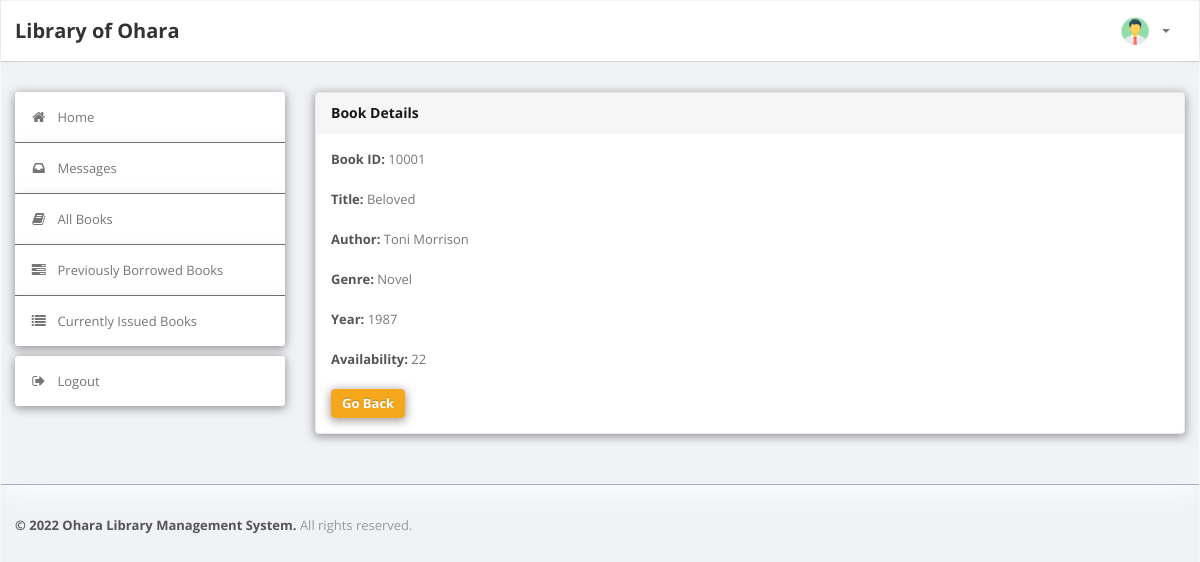
/LibraryManagementSystem/student/bookdetails.php?id=10001 (signed in), run on the app's committed database.
### tables this page shows
CREATE TABLE `book` (
  `BookId` int(10) NOT NULL,
  `Title` varchar(50) DEFAULT NULL,
  `Genre` varchar(50) DEFAULT NULL,
  `Year` int(4) DEFAULT NULL,
  `Availability` int(3) DEFAULT NULL
);

CREATE TABLE `author` (
  `BookId` int(10) NOT NULL,
  `Author` varchar(50) NOT NULL
);

### LibraryManagementSystem/student/bookdetails.php (the view, shortened to what this page needs)
<?php
require('dbconn.php');
?>
<?php
if ($_SESSION['Personal_ID']) {
    ?>
<!DOCTYPE html>
<html lang="en">
    <head>
        <link type="text/css" href="bootstrap/css/bootstrap.min.css" rel="stylesheet">
        <link type="text/css" href="bootstrap/css/bootstrap-responsive.min.css" rel="stylesheet">
        <link type="text/css" href="css/theme.css" rel="stylesheet">
        <link type="text/css" href="images/icons/css/font-awesome.css" rel="stylesheet">
    </head>
    <body>
        <div class="navbar navbar-fixed-top">
            <div class="navbar-inner">
                <div class="container">
                        <a class="brand" href="index.php">Library of Ohara </a>
                    <div class="nav-collapse collapse navbar-inverse-collapse">
                        <ul class="nav pull-right">
                            <li class="nav-user dropdown"><a href="#" class="dropdown-toggle" data-toggle="dropdown">
                                <img src="images/user.png" class="nav-avatar" />
                                <b class="caret"></b></a>
                            </li>
                        </ul>
                    </div>
                </div>
            </div>
        </div>
        <div class="wrapper">
            <div class="container">
                <div class="row">
                    <div class="span3">
                        <div class="sidebar">
                            <ul class="widget widget-menu unstyled">
                                <li class="active"><a href="index.php"><i class="menu-icon icon-home"></i>Home
                                </a></li>
                                 <li><a href="message.php"><i class="menu-icon icon-inbox"></i>Messages</a>
                                </li>
                                <li><a href="book.php"><i class="menu-icon icon-book"></i>All Books </a></li>
                                <li><a href="history.php"><i class="menu-icon icon-tasks"></i>Previously Borrowed Books </a></li>
                                <li><a href="current.php"><i class="menu-icon icon-list"></i>Currently Issued Books </a></li>
                            </ul>
                            <ul class="widget widget-menu unstyled">
                                <li><a href="logout.php"><i class="menu-icon icon-signout"></i>Logout </a></li>
                            </ul>
                        </div>
                    </div>
                    <div class="span9">
                        <div class="content">
                        <div class="module">
                            <div class="module-head">
                                <h3>Book Details</h3>
                            </div>
                            <div class="module-body">
                        <?php
                            $x=$_GET['id'];
                            $sql="select * from LMS.book where BookId='$x'";
                            $result=$conn->query($sql);
                            $row=$result->fetch_assoc();
                                $bookid=$row['BookId'];
                                $name=$row['Title'];
                                $Genre=$row['Genre'];
                                $year=$row['Year'];
                                $avail=$row['Availability'];
                                echo "<b>Book ID:</b> ".$bookid."<br><br>";
                                echo "<b>Title:</b> ".$name."<br><br>";
                                $sql1="select * from LMS.author where BookId='$bookid'";
                                $result=$conn->query($sql1);
                                echo "<b>Author:</b> ";
                                while($row1=$result->fetch_assoc())
                                {
                                    echo $row1['Author']."&nbsp;";
                                }
                                echo "<br><br>";
                                echo "<b>Genre:</b> ".$Genre."<br><br>";
                                echo "<b>Year:</b> ".$year."<br><br>";
                                echo "<b>Availability:</b> ".$avail."<br><br>";
                            ?>
                        <a href="book.php" class="btn btn-primary">Go Back</a>
                               </div>
                           </div>
                            </div>
                </div>
                </div>
                </div>
            </div>
<div class="footer">
            <div class="container">
                <b class="copyright">&copy; 2022 Ohara Library Management System. </b>All rights reserved.
            </div>
        </div>
    </body>
</html>
<?php }
else {
    echo "<script type='text/javascript'>alert('Access Denied!!!')</script>";
} ?>

### LibraryManagementSystem/student/css/theme.css (style rules this page uses)
body { font-size: 13px; font-family: 'Open Sans', Arial, sans-serif; background: #f0f2f5; border-radius: 4px; box-shadow: 0 4px 30px rgba(0, 0, 0, 0.1); border: 1px solid rgba(255, 255, 255, 0.3); color: #777 }
h1, h2, h3, h4, h5, h6 { color: rgb(24, 24, 24); margin-top: 0 }
h3 { font-size: 20px }
strong, b { color: #555 }
.wrapper { background: #f0f2f5; border-bottom: 1px solid rgba(0, 8, 125, 0.303); -webkit-box-shadow: 0 1px 2px rgb(255, 255, 255); -moz-box-shadow: 0 1px 2px rgb(255, 255, 255); box-shadow: 0 4px 30px rgb(255, 255, 255); padding: 30px 0; }
.footer { color: #999; padding: 30px 0 60px }
body [class^="icon-"], body [class*=" icon-"] { font-size: 14px; line-height: 20px; height: 20px }
.module { background: #fff; -webkit-border-radius: 3px; -moz-border-radius: 3px; border-radius: 3px; border: 1px solid #ccc; border-bottom-color: #bbb; -webkit-box-shadow: 0 0 1px rgba(0, 0, 0, 0.2); -moz-box-shadow: 0 0 1px rgba(0, 0, 0, 0.2); box-shadow: 0px 2px 10px 1px rgba(71, 71, 71, 0.52); margin-bottom: 30px }
.navbar { position: static !important; margin: 0 !important }
.navbar .navbar-inner { background: #fff; border-bottom: 1px solid #bbb; -webkit-box-shadow: 0 1px 2px rgba(0, 0, 0, 0.15); -moz-box-shadow: 0 1px 2px rgba(0, 0, 0, 0.15); box-shadow: 0 1px 2px rgba(0, 0, 0, 0.15) }
.navbar .brand { color: #333; font-weight: bold; font-size: 20px; margin-right: 20px; padding: 20px }
.navbar .nav > li > a { padding: 20px 15px; font-weight: bold; color: #777 }
.nav-user > a { height: 20px }
.nav-avatar { width: 34px; height: 34px; margin: -7px 5px 0 0; -webkit-border-radius: 50%; -moz-border-radius: 50%; border-radius: 50% }
.btn, .btn-box { -webkit-border-radius: 3px; -moz-border-radius: 3px; border-radius: 3px }
.btn { font-size: 13px; font-weight: 600 }
.btn { display: inline-block; margin-bottom: 0; font-weight: 700; text-align: center; vertical-align: middle; cursor: pointer; background-image: none; border: 1px solid transparent; white-space: nowrap; padding: 4px 10px; font-size: 13px; line-height: 1.42857; border-radius: 4px; -moz-box-shadow: 0 2px 2px 2px rgba(0, 0, 0, 0.596); -webkit-box-shadow: 0 2px 2px 2px rgba(0, 0, 0, 0.596); box-shadow: 0px 2px 10px 1px rgba(71, 71, 71, 0.52); -webkit-user-select: none; -moz-user-select: none; -ms-user-select: none; user-select: none }
.btn-primary { color: #fff; background-color: #f5a81c; border-color: #f5a81c }
.widget-menu { background: #fff; -webkit-border-radius: 3px; -moz-border-radius: 3px; border-radius: 4px; -moz-box-shadow: 0 5px 5px 5px rgba(0, 0, 0, 0.596); -webkit-box-shadow: 0 5px 5px 5px rgba(0, 0, 0, 0.596); box-shadow: 0px 2px 10px 1px rgba(71, 71, 71, 0.52); border: 0px solid rgba(148, 148, 148, 0.3); overflow: hidden }
.widget-menu a { color: #555; display: block; line-height: 20px; padding: 15px; text-decoration: none !important }
.widget-menu .menu-icon { margin-right: 10px; color: #767676; -webkit-transition: all .2s ease-in-out; -moz-transition: all .2s ease-in-out; transition: all .2s ease-in-out; }
.widget-menu > li + li { border-top: 1px solid #555 }
.widget-menu > li > a { background-color: #ffffff; color: #767676; box-shadow: 0px 2px 10px 1px rgba(219, 219, 219, 0.548); -webkit-transition: all .2s ease-in-out; -moz-transition: all .2s ease-in-out; transition: all .2s ease-in-out; }
.module { box-shadow: 0 0 3px rgba(0, 0, 0, .1); border-color: #e9e9e9; margin-bottom: 20px; background-color: #fff; border-radius: 4px; -moz-box-shadow: 0 10px 10px 10px rgba(0, 0, 0, 0.596); -webkit-box-shadow: 0 10px 10px 10px rgba(0, 0, 0, 0.596); box-shadow: 0px 2px 10px 1px rgba(71, 71, 71, 0.52); }
.module-head { color: #767676; background-color: #f6f6f6; border-color: #e9e9e9; padding: 10px 15px; border-bottom: 1px solid transparent; border-top-right-radius: 3px; border-top-left-radius: 3px; }
.module-head h3 { font-size: 14px; line-height: 20px; height: 20px; margin: 0 }
.module-body { padding: 15px }

### data on the page
book: BookId "10001", Title "Beloved", Genre "Novel", Year "1987", Availability "22"
author: Author "Toni Morrison"
